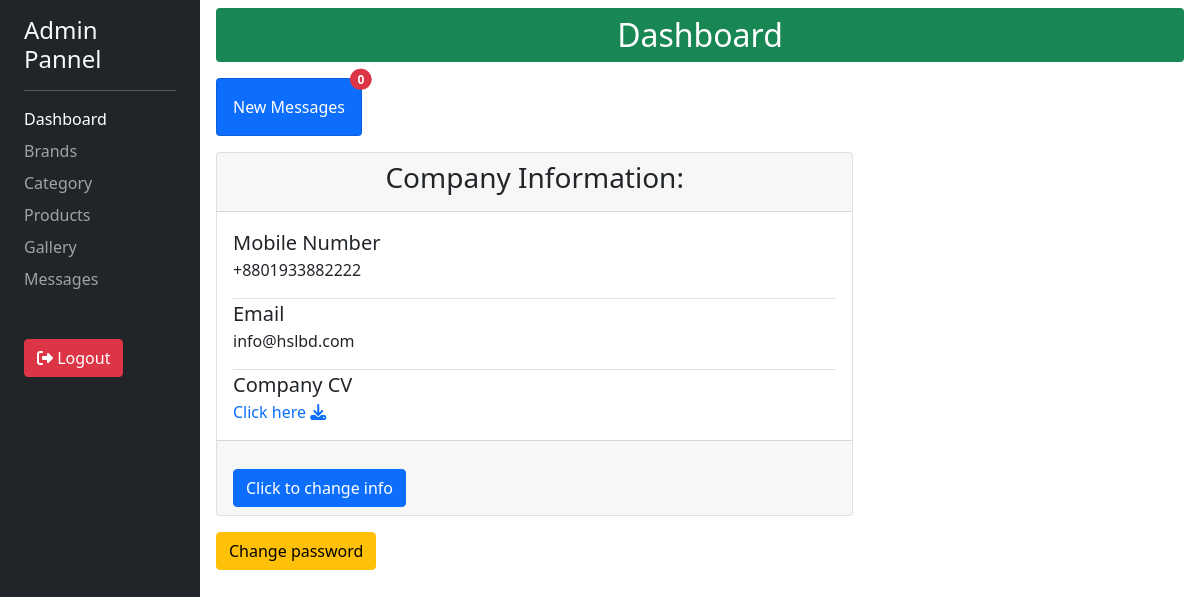
Before: /dashboard/ (signed in) with the older database file.
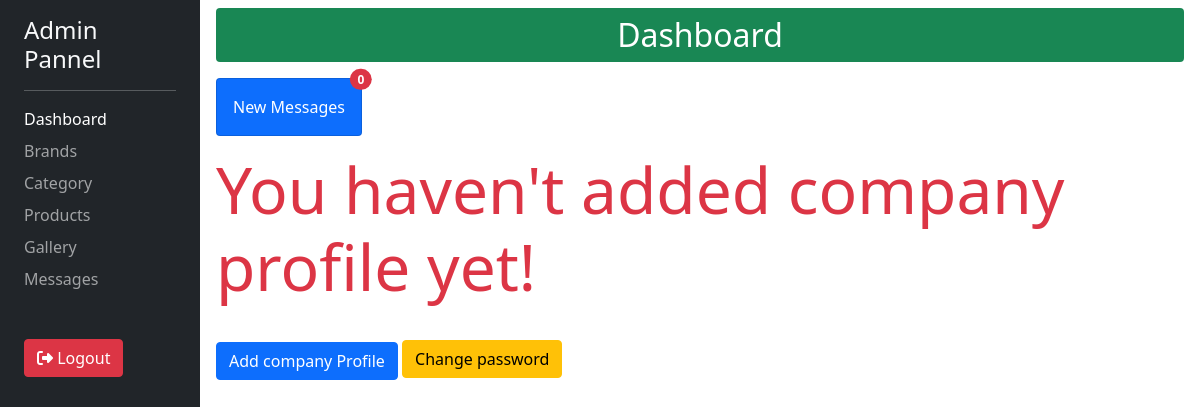
After: the same page with the newer database file.
### aboutus/models.py (models this page shows, shortened)
class CompanyInfo(models.Model):
    mobile = models.CharField(max_length=30)
    email = models.EmailField(max_length=150)
    profile = models.FileField(upload_to='pdfs/')

### hslbd/views.py (the view)
# urls.py: path('dashboard/', views.dashboardView, name='dashboard'),
@login_required(login_url='/admin/')
def dashboardView(request):
    number = unreadMsgCount(request)
    return render(request, 'my_admin/dashboard.html', { 'count' : number })

### aboutus/context_processor.py (called while the page is built)
def company_info(request):
        profileInfo = CompanyInfo.objects.first()
        return { 'profileInfo' : profileInfo }

### contactus/views.py (called while the page is built)
@login_required(login_url='/admin/')
def unreadMsgCount(request):
    try:
        data = Message.objects.filter(messageRead=False).count()
        return data
    except DatabaseError:
        return render(request, 'Error.html', { 'errorMsg' : 'Database error occured!' })

### products/context_processor.py (called while the page is built)
def productsType(request):
    types = Type.objects.all()
    return { 'typeItems' : types }

### templates/my_admin/dashboard.html (shortened to what this page needs)
{% extends "my_admin/base.html" %}
{% block content %}
<div class="mb-5">
  <p class="h2 bg-success text-white text-center py-2 rounded mb-3">Dashboard</p>
  <div class="row">
    <div class="col-auto mb-3">
      <div class="card text-white bg-primary">
        <a href="{% url 'contactus:requested-msg' %}" class="card-body position-relative text-white">
          New Messages
          <span class="card-text badge bg-danger position-absolute top-0 start-100 translate-middle rounded-pill">
            {{ count }}
          </span>
        </a>
      </div>
    </div>
  </div>
  {% if profileInfo %}
    <div class="row">
      <div class="col-md-8">
        <div class="card">
          <div class="card-header">
            <p class="h3 text-center">Company Information:</p>
          </div>
          <div class="card-body">
            <div class="border-bottom">
              <p class="lead mb-0">Mobile Number</p>
              <p>{{ profileInfo.mobile }}</p>
            </div>
            <div class="border-bottom">
              <p class="lead mb-0">Email</p>
              <p>{{ profileInfo.email }}</p>
            </div>
            <div class="">
              <p class="lead mb-0">Company CV</p>
              <a href="{{ profileInfo.profile.url }}">Click here <i class="fa-solid fa-download"></i></a>
            </div>
          </div>
          <div class="card-footer">
            <a href="{% url 'aboutus:edit-info' id=profileInfo.id %}" class="d-inline-block btn btn-primary">Click to change info</a>
          </div>
        </div>
      </div>
    </div>
  {% else %}
    <p class="display-3 text-danger">You haven't added company profile yet!</p>
    <a href="{% url 'aboutus:add-info' %}" class="d-inline-block btn btn-primary">Add company Profile</a>
  {% endif %}
  <a class="btn btn-warning mt-3" href="{% url 'user:change_password' %}">Change password</a>
</div>
{% endblock content %}

Changed rows visible on the page:
removed CompanyInfo: mobile "+8801933882222", email "info@hslbd.com"
Other visible differences:
text no longer shown: "Company Information: Mobile Number Email Company CV Click here Click to change info"
text now shown: "You haven't added company profile yet! Add company Profile"
